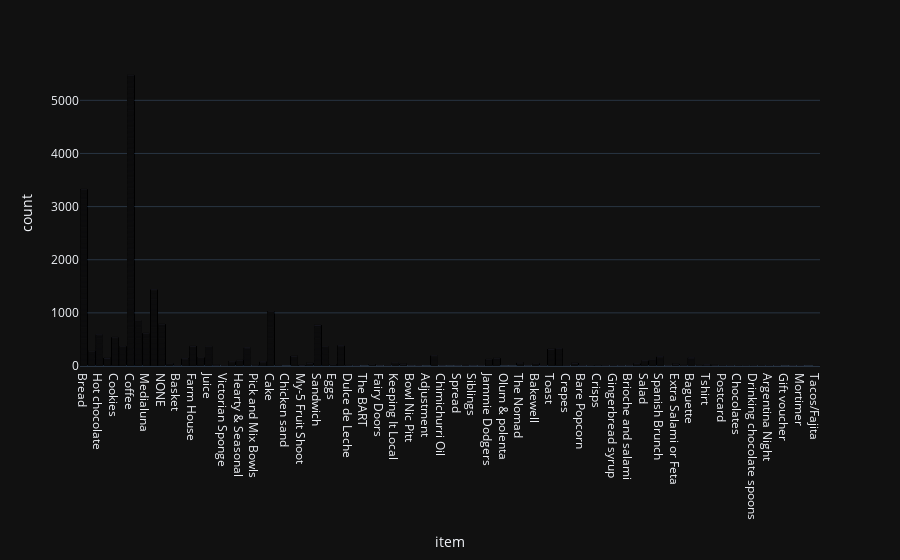

Notebook source saved alongside this figure:
### Markdown cell above
### POS Data EDA

### Code cell
px.bar(pos, x='item', template='plotly_dark')

### Figure 1 — Plotly figure (JSON) as saved in the notebook; plotly's stock layout.template omitted (floating-point values rounded to 4 significant figures; data arrays with more than 128 entries replaced by an {"elided": "..."} marker saying what was removed)
{"data": [{"alignmentgroup": "True", "hovertemplate": "item=%{x}<br>count=%{y}<extra></extra>", "legendgroup": "", "marker": {"color": "#636efa", "pattern": {"shape": ""}}, "name": "", "offsetgroup": "", "orientation": "v", "showlegend": false, "textposition": "auto", "type": "bar", "x": {"elided": "21293 str values"}, "xaxis": "x", "y": {"elided": "21293 int values"}, "yaxis": "y"}], "layout": {"barmode": "relative", "legend": {"tracegroupgap": 0}, "margin": {"t": 60}, "xaxis": {"anchor": "y", "domain": [0, 1], "title": {"text": "item"}}, "yaxis": {"anchor": "x", "domain": [0, 1], "title": {"text": "count"}}}}
